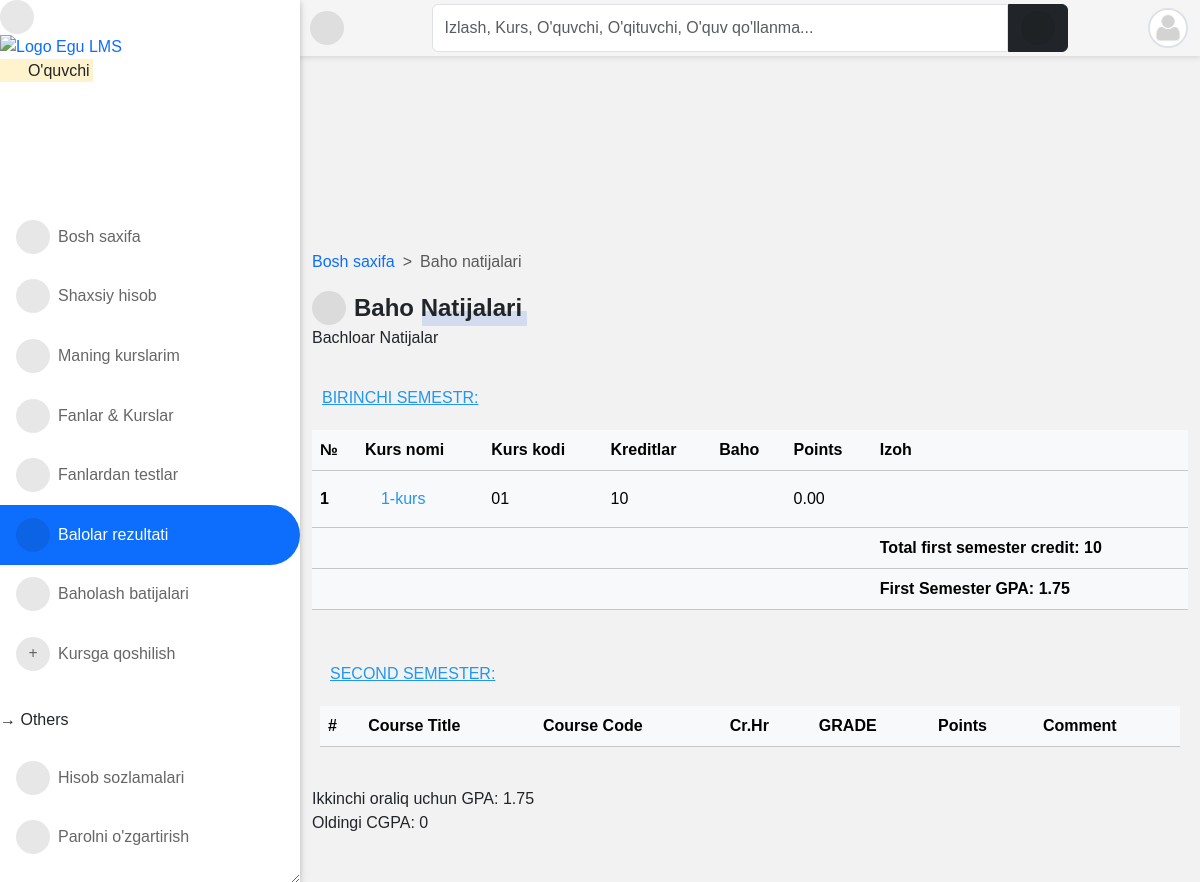
Before: /result/grade/ (signed in) with the older database file.
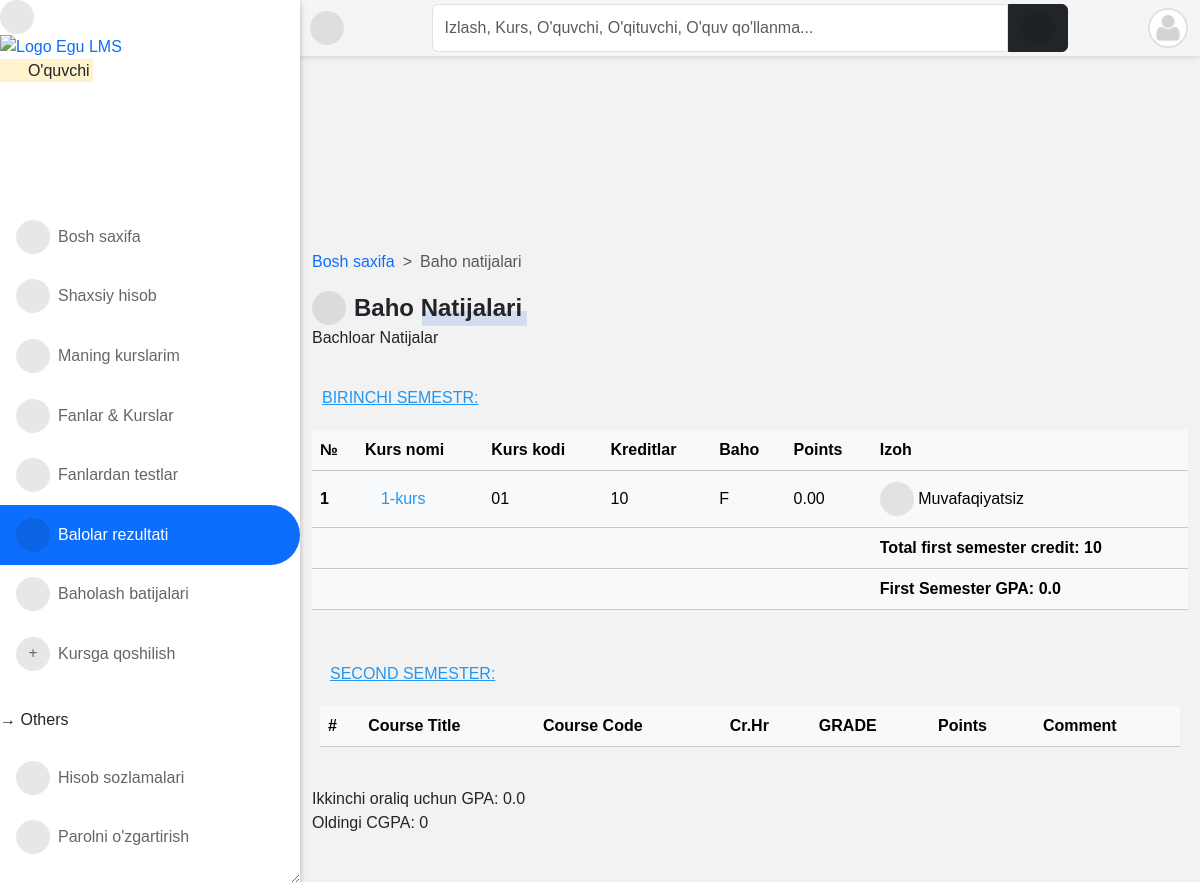
After: the same page with the newer database file.
### result/models.py (models this page shows, shortened)
class TakenCourse(models.Model):
    student = models.ForeignKey(Student, on_delete=models.CASCADE)
    course = models.ForeignKey(
        Course, on_delete=models.CASCADE, related_name="taken_courses"
    )
    assignment = models.DecimalField(max_digits=5, decimal_places=2, default=0.0)
    mid_exam = models.DecimalField(max_digits=5, decimal_places=2, default=0.0)
    quiz = models.DecimalField(max_digits=5, decimal_places=2, default=0.0)
    attendance = models.DecimalField(max_digits=5, decimal_places=2, default=0.0)
    final_exam = models.DecimalField(max_digits=5, decimal_places=2, default=0.0)
    total = models.DecimalField(max_digits=5, decimal_places=2, default=0.0)
    grade = models.CharField(choices=GRADE, max_length=2, blank=True)
    point = models.DecimalField(max_digits=5, decimal_places=2, default=0.0)
    comment = models.CharField(choices=COMMENT, max_length=200, blank=True)

class Result(models.Model):
    student = models.ForeignKey(Student, on_delete=models.CASCADE)
    gpa = models.FloatField(null=True)
    cgpa = models.FloatField(null=True)
    semester = models.CharField(max_length=100, choices=SEMESTER)
    session = models.CharField(max_length=100, blank=True, null=True)
    level = models.CharField(max_length=25, choices=LEVEL, null=True)

### course/models.py (models this page shows, shortened)
class Course(models.Model):
    slug = models.SlugField(blank=True, unique=True)
    title = models.CharField(max_length=200, null=True)
    code = models.CharField(max_length=200, unique=True, null=True)
    credit = models.IntegerField(null=True, default=0)
    summary = models.TextField(max_length=200, blank=True, null=True)
    program = models.ForeignKey(Program, on_delete=models.CASCADE)
    level = models.CharField(max_length=25, choices=LEVEL, null=True)
    year = models.IntegerField(choices=YEARS, default=0)
    semester = models.CharField(choices=SEMESTER, max_length=200)
    is_elective = models.BooleanField(default=False, blank=True, null=True)
    objects = CourseManager()
    def get_absolute_url(self):
        return reverse("course_detail", kwargs={"slug": self.slug})

### result/views.py (the view)
# urls.py: path("grade/", grade_result, name="grade_results"),
@login_required
@student_required
def grade_result(request):
    student = Student.objects.get(student__pk=request.user.id)
    courses = TakenCourse.objects.filter(student__student__pk=request.user.id).filter(
        course__level=student.level
    )
    results = Result.objects.filter(student__student__pk=request.user.id)
    result_set = set()
    for result in results:
        result_set.add(result.session)
    sorted_result = sorted(result_set)
    total_first_semester_credit = 0
    total_sec_semester_credit = 0
    for i in courses:
        if i.course.semester == "First":
            total_first_semester_credit += int(i.course.credit)
        if i.course.semester == "Second":
            total_sec_semester_credit += int(i.course.credit)
    previousCGPA = 0
    for i in results:
        previousLEVEL = i.level
        try:
            a = Result.objects.get(
                student__student__pk=request.user.id,
                level=previousLEVEL,
                semester="Second",
            )
            previousCGPA = a.cgpa
            break
        except:
            previousCGPA = 0
    context = {
        "courses": courses,
        "results": results,
        "sorted_result": sorted_result,
        "student": student,
        "total_first_semester_credit": total_first_semester_credit,
        "total_sec_semester_credit": total_sec_semester_credit,
        "total_first_and_second_semester_credit": total_first_semester_credit
        + total_sec_semester_credit,
        "previousCGPA": previousCGPA,
    }
    return render(request, "result/grade_results.html", context)

### accounts/models.py (called while the page is built)
    @property
    def get_user_role(self):
        if self.is_superuser:
            role = "Boshliq"
        elif self.is_student:
            role = "O'quvchi"
        elif self.is_lecturer:
            role = "O'qituvchi"
        elif self.is_parent:
            role = "Ota-ona"
        return role

### templates/result/grade_results.html (shortened to what this page needs)
{% extends 'base.html' %}
{% block content %}
<nav style="--bs-breadcrumb-divider: '>';" aria-label="breadcrumb">
  <ol class="breadcrumb">
      <li class="breadcrumb-item"><a href="/">Bosh saxifa</a></li>
      <li class="breadcrumb-item active" aria-current="page">Baho natijalari</li>
  </ol>
</nav>
<div class="title-1"><i class="fas fa-table"></i>Baho natijalari</div>
<p>{{ student.level }} Natijalar</p>
<div class="table-responsive">
  <div class="table-title"><u>Birinchi semestr:</u></div>
  <table class="table table-light">
    <thead>
      <tr>
        <th>№</th>
        <th>Kurs nomi</th>
        <th>Kurs kodi</th>
        <th>Kreditlar</th>
        <th>Baho</th>
        <th>Points</th>
        <th>Izoh</th>
      </tr>
    </thead>
    {% for course in courses %}
    {% if course.course.semester == "First" %}
    <tbody>
      <tr class="{% if forloop.counter|divisibleby:2 %}bg-gray{% endif %}">
        <th>{{ forloop.counter }}</th>
        <td><a href="{{ course.course.get_absolute_url }}">{{ course.course.title }}</a></td>
        <td>{{ course.course.code }}</td>
        <td>{{ course.course.credit }}</td>
        <td class="{% if course.grade == 'F' %}danger{% else %}success{% endif %}">{{ course.grade }}</td>
        <td>{{ course.point }}</td>
        {% if course.comment == 'PASS' %}
          <td class="success"><i class="fas fa-check-circle"></i> Muvafaqiyatli</td>
        {% elif course.comment == 'FAIL' %}
          <td class="danger"><i class="fas fa-exclamation-circle"></i> Muvafaqiyatsiz</td>
        {% else %}
          <td></td>
        {% endif %}
      </tr>
    </tbody>
    {% endif %}
    {% endfor %}
    {% for result in results %}
    {% if result.semester == "First" %}
    <tr style="background: #f3f2f2;">
      <th></th>
      <th></th>
      <th></th>
      <th></th>
      <th></th>
      <th></th>
      <th>Total first semester credit: {{ total_first_semester_credit }}</th>
    </tr>
    <tr class="bg-orange text-white">
      <th></th>
      <th></th>
      <th></th>
      <th></th>
      <th></th>
      <th></th>
      <th>First Semester GPA: {{ result.gpa }}</th>
    </tr>
    {% endif %}
    {% endfor %}
  </table>
</div>
<div class="table-responsive p-0 px-2 mt-3">
  <div class="table-title"><u>Second Semester:</u></div>
  <table class="table table-light">
    <thead>
      <tr>
        <th>#</th>
        <th>Course Title</th>
        <th>Course Code</th>
        <th>Cr.Hr</th>
        <th>GRADE</th>
        <th>Points</th>
        <th>Comment</th>
      </tr>
    </thead>
  </table>
</div>
<br>
<tbody>
  {% for result in results %}
  {% if result.semester == "First" %}
  <tr>
    <th><label>Ikkinchi oraliq uchun GPA:</label> {{ result.gpa }}</th>
  </tr>
  <br>
  {% endif %}
  {% endfor %}
  <tr>
    <th><label>Oldingi CGPA:</label> {{ previousCGPA }}</th>
  </tr>
</tbody>
<br>
{% endblock %}

Changed rows visible on the page:
changed TakenCourse "1-kurs": grade (not shown) → "F"; comment empty → "FAIL" (drawn)
changed Result: gpa "1.75" → "0.0"
